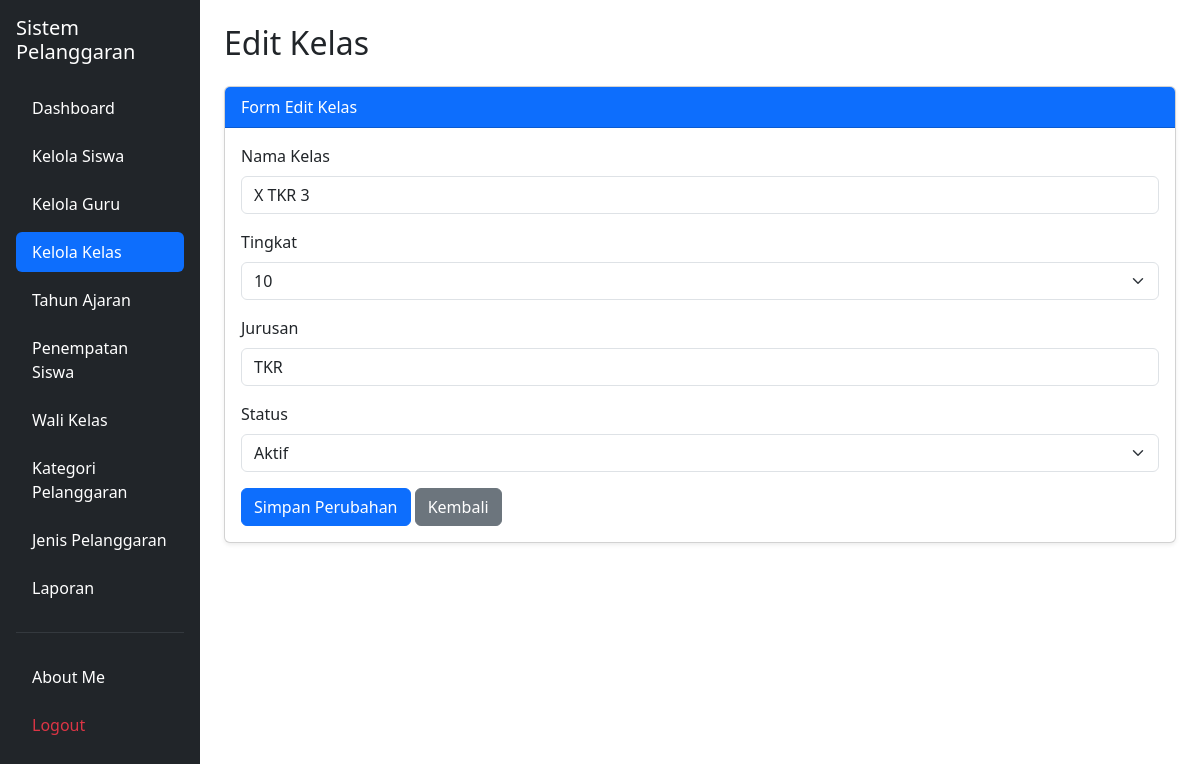
The app's page /edit_kelas.php?id=62 (signed in) with its own data.
### tables this page shows
CREATE TABLE `t_kelas` (
  `id` int(11) NOT NULL,
  `nama` varchar(100) NOT NULL,
  `tingkat` varchar(20) NOT NULL,
  `jurusan` varchar(100) NOT NULL,
  `status_aktif` tinyint(1) NOT NULL,
  `created_at` timestamp NOT NULL DEFAULT current_timestamp(),
  `update_at` timestamp NOT NULL DEFAULT current_timestamp()
);

### edit_kelas.php (the view, shortened to what this page needs)
<?php
include "config/koneksi.php";
$id = isset($_GET['id']) ? (int) $_GET['id'] : 0;
$stmt = mysqli_prepare($koneksi, "SELECT * FROM t_kelas WHERE id = ?");
mysqli_stmt_bind_param($stmt, "i", $id);
mysqli_stmt_execute($stmt);
$result = mysqli_stmt_get_result($stmt);
$data = mysqli_fetch_assoc($result);
?>
<!DOCTYPE html>
<html lang="id">
<head>
    <link
        href="https://cdn.jsdelivr.net/npm/bootstrap@5.3.8/dist/css/bootstrap.min.css"
        rel="stylesheet">
</head>
<body>
<div class="container-fluid">
    <div class="row">
<aside class="col-md-3 col-lg-2 bg-dark min-vh-100 p-3">
    <h5 class="text-white mb-4">Sistem Pelanggaran</h5>
    <ul class="nav nav-pills flex-column gap-2">
        <li class="nav-item">
            <a href="dashboard.php" class="nav-link text-white">
                Dashboard
            </a>
        </li>
        <li class="nav-item">
            <a href="siswa.php" class="nav-link text-white">
                Kelola Siswa
            </a>
        </li>
        <li class="nav-item">
            <a href="guru.php" class="nav-link text-white">
                Kelola Guru
            </a>
        </li>
        <li class="nav-item">
            <a href="kelas.php" class="nav-link active">
                Kelola Kelas
            </a>
        </li>
        <li class="nav-item">
            <a href="tahun_ajaran.php" class="nav-link text-white">
                Tahun Ajaran
            </a>
        </li>
        <li class="nav-item">
            <a href="penempatan_siswa.php" class="nav-link text-white">
                Penempatan Siswa
            </a>
        </li>
        <li class="nav-item">
            <a href="wali_kelas.php" class="nav-link text-white">
                Wali Kelas
            </a>
        </li>
        <li class="nav-item">
            <a href="kategori_pelanggaran.php" class="nav-link text-white">
                Kategori Pelanggaran
            </a>
        </li>
        <li class="nav-item">
            <a href="jenis_pelanggaran.php" class="nav-link text-white">
                Jenis Pelanggaran
            </a>
        </li>
        <li class="nav-item">
            <a href="laporan.php" class="nav-link text-white">
                Laporan
            </a>
        </li>
        <hr class="text-secondary">
        <li class="nav-item">
            <a href="about_me.php" class="nav-link text-white">
                About Me
            </a>
        </li>
        <li class="nav-item">
            <a href="logout.php"
               class="nav-link text-danger"
               onclick="return confirm('Yakin ingin logout?')">
                Logout
            </a>
        </li>
    </ul>
</aside>
        <main class="col-md-9 col-lg-10 p-4">
            <h2 class="mb-4">Edit Kelas</h2>
            <div class="card shadow-sm">
                <div class="card-header bg-primary text-white">
                    Form Edit Kelas
                </div>
                <div class="card-body">
                    <form method="POST">
                        <div class="mb-3">
                            <label for="nama" class="form-label">
                                Nama Kelas
                            </label>
                            <input
                                type="text"
                                name="nama"
                                id="nama"
                                class="form-control"
                                value="<?= htmlspecialchars($data['nama'] ?? ''); ?>"
                                required>
                        </div>
                        <div class="mb-3">
                            <label for="tingkat" class="form-label">
                                Tingkat
                            </label>
                            <select
                                name="tingkat"
                                id="tingkat"
                                class="form-select"
                                required>
                                <option value="10"
                                    <?= (string) ($data['tingkat'] ?? '') === '10' ? 'selected' : ''; ?>>
                                    10
                                </option>
                            </select>
                        </div>
                        <div class="mb-3">
                            <label for="jurusan" class="form-label">
                                Jurusan
                            </label>
                            <input
                                type="text"
                                name="jurusan"
                                id="jurusan"
                                class="form-control"
                                value="<?= htmlspecialchars($data['jurusan'] ?? ''); ?>"
                                required>
                        </div>
                        <div class="mb-3">
                            <label for="status_aktif" class="form-label">
                                Status
                            </label>
                            <select
                                name="status_aktif"
                                id="status_aktif"
                                class="form-select"
                                required>
                                <option value="1"
                                    <?= ($data['status_aktif'] ?? 0) == 1 ? 'selected' : ''; ?>>
                                    Aktif
                                </option>
                            </select>
                        </div>
                        <button
                            type="submit"
                            name="update"
                            class="btn btn-primary">
                            Simpan Perubahan
                        </button>
                        <a href="kelas.php" class="btn btn-secondary">
                            Kembali
                        </a>
                    </form>
                </div>
            </div>
        </main>
    </div>
</div>
</body>
</html>

### records on screen
t_kelas: nama "X TKR 3", tingkat "10", jurusan "TKR", status_aktif "Aktif"
